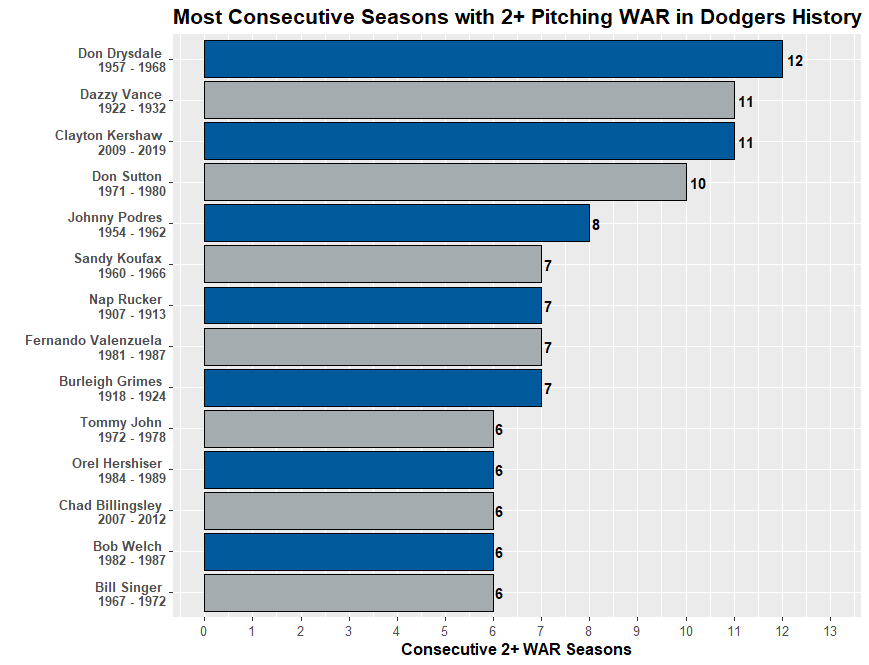

R code for this plot:
#Set working directory

setwd("C:/Users/daily/Desktop/Repositories/MiscVisuals/Website Visualizations/Most Times Reaching X Streak/Dodgers")

#Loading necessary libraries

library(sqldf)
library(tidyverse)
library(zoo)
library(data.table)
library(Lahman)

#Import data

data <- read.csv("C:/Users/daily/Desktop/Repositories/MiscVisuals/Website Visualizations/Most Times Reaching X Streak/Dodgers/Pitcher WAR Through 2020.csv")

#Get data from Lahman Database

data <- sqldf(' WITH sub1 AS(SELECT playerid, Season, Name, WAR,
RANK () OVER(PARTITION BY playerid ORDER BY Season) AS SeasonNumber
                    FROM data
                    GROUP BY playerid, Season),
              sub2 AS (SELECT *,
              SeasonNumber - RANK() OVER(PARTITION BY playerid ORDER BY Season) AS streakID
              FROM sub1
              WHERE WAR >= 2)
              SELECT MIN(Season) AS MIN,
              MAX(Season) AS MAX,
              Name,
              COUNT(streakID) AS Times
              FROM sub2
              GROUP BY playerid, streakID
              ORDER BY Times DESC')

#Combine Columns and Filter Data

top_data <- data %>%
  arrange(-Times, desc(Name)) %>%
  mutate(Rank = rank(-Times, ties.method = "min"))  %>%
  filter(Rank <= 10) %>%
  mutate(chart_label = paste(Name, "\n", MIN, "-", MAX))

#Create a column for alternating row colors in graph

top_data <- top_data %>%
  mutate(EvenOdd = ifelse(row_number() %% 2 == 1, "Odd", "Even"))

#Team Colors for display

fill_color <- c("Arizona Diamondbacks" = "#5F259F",
                "Atlanta Braves" = "#CE1141",
                "Baltimore Orioles" = "#DF4601",
                "Boston Red Sox" = "#BD3039",
                "Chicago Cubs" = "#0E3386",
                "Chicago White Sox" = "#27251F",
                "Cincinnati Reds" = "#C6011F",
                "Cleveland Indians" = "#E31937",
                "Colorado Rockies" = "#33006F;",
                "Detroit Tigers" = "#FA4616",
                "Houston Astros" = "#EB6E1F",
                "Kansas City Royals" = "#004687",
                "Los Angeles Angels" = "#BA0021",
                "Los Angeles Dodgers" = "#005A9C",
                "Miami Marlins" = "#00A3E0",
                "Milwaukee Brewers" = "#FFC52F",
                "Minnesota Twins" = "#002B5C",
                "New York Mets" = "#FF5910",
                "New York Yankees" = "#0C2340",
                "Oakland Athletics" = "#003831",
                "Philadelphia Phillies" = "#E81828",
                "Pittsburgh Pirates" = "#FDB827",
                "St. Louis Cardinals" = "#C41E3A",
                "San Diego Padres" = "#2F241D",
                "San Francisco Giants" = "#FD5A1E",
                "Seattle Mariners" = "#005C5C",
                "Tampa Bay Rays" = "#8FBCE6",
                "Texas Rangers" = "#C0111F",
                "Toronto Blue Jays" = "#134A8E",
                "Washington Nationals" = "#AB0003",
                "Multiple Teams" = "seashell",
                "Barry Bonds" = "#FD5A1E",
                "Alex Rodriguez" = "#0C2340",
                "Jimmie Foxx" = "#003831",
                "Albert Pujols" = "#C41E3A",
                "Carlos Delgado" = "#134A8E",
                "Sammy Sosa" = "#0E3386",
                "Lou Gehrig" = "#0C2340",
                "Eddie Mathews" = "#13274F",
                "Rafael Palmeiro" = "#DF4601",
                "Manny Ramirez" = "#BD3039",
                "Mike Schmidt" = "#E81828",
                "Jim Thome" = "#E31937")

#Create visual

top_data %>%
  ggplot(aes(x = reorder(chart_label, Times), y = Times, fill = EvenOdd)) +
  geom_bar(stat = "identity", color = "black") +
  geom_text(aes(label = Times), fontface = "bold", hjust = -0.3) +
  coord_flip(ylim = c(0, 13)) +
  scale_y_continuous(breaks = seq(0, 13, 1)) +
  scale_fill_manual(values = c("Odd" = "#005A9C", "Even" = "#A5ACAF")) +
  theme(plot.title = element_text(size = 16, face = "bold"),
        plot.subtitle = element_text(size = 12),
        axis.title.x = element_text(size = 12, face = "bold"),
        axis.text.x = element_text(size = 10),
        axis.text.y = element_text(size = 10, face ="bold"),
        legend.position = "none") +
  labs(title = "Most Consecutive Seasons with 2+ Pitching WAR in Dodgers History",
       x = "",
       y = "Consecutive 2+ WAR Seasons")
